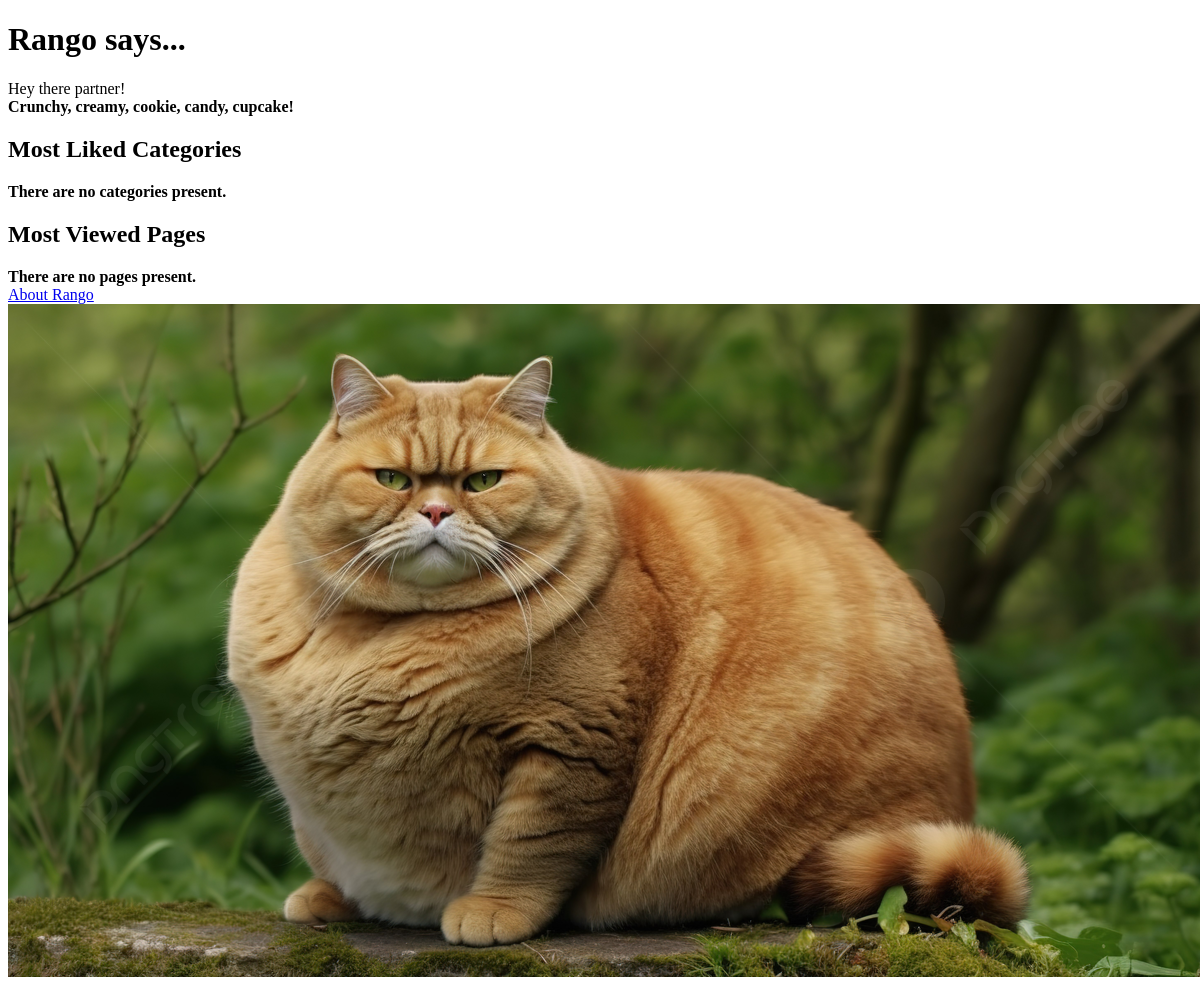
The app's page /, older data.
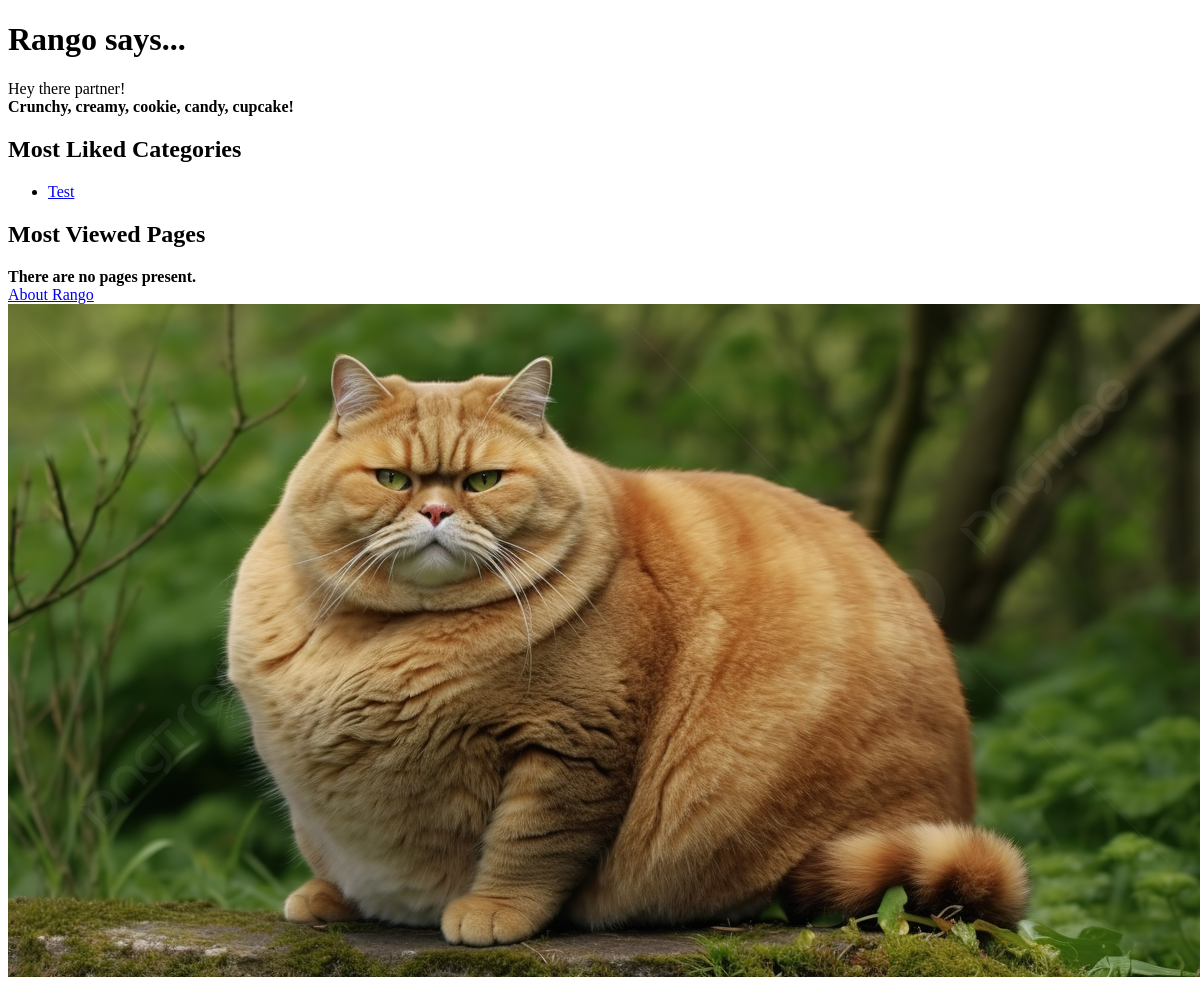
The same page, newer data.
### rango/models.py (models this page shows, shortened)
class Category(models.Model):
    name = models.CharField(max_length=128, unique=True)
    views = models.IntegerField(default=0)
    likes = models.IntegerField(default=0)
    slug = models.SlugField(unique=True)
    class Meta:
        verbose_name_plural = 'categories'

### rango/views.py (the view)
# urls.py: path('', views.index, name='index'),  # Homepage
def index(request):
    category_list = Category.objects.order_by('-likes')[:5]
    context_dict = {
        'boldmessage': 'Crunchy, creamy, cookie, candy, cupcake!',
        'categories': category_list
    }
    return render(request, 'rango/index.html', context=context_dict)

### templates/rango/index.html (shortened to what this page needs)
<!DOCTYPE html>
{% load static %}
<html>
<head>
</head>
<body>
    <h1>Rango says...</h1>
    <div>
        Hey there partner!<br/>
        <strong>{{ boldmessage }}</strong>
    </div>
    <div>
        <h2>Most Liked Categories</h2>
        {% if categories %}
            <ul>
                {% for category in categories %}
                    <li>
                        <a href="/rango/category/{{ category.slug }}">{{ category.name }}</a>
                    </li>
                {% endfor %}
            </ul>
        {% else %}
            <strong>There are no categories present.</strong>
        {% endif %}
    </div>
    <div>
        <h2>Most Viewed Pages</h2>
        {% if pages %}
            <ul>
                {% for page in pages %}
                    <li><a href="{{ page.url }}">{{ page.title }}</a> ({{ page.views }} views)</li>
                {% endfor %}
            </ul>
        {% else %}
            <strong>There are no pages present.</strong>
        {% endif %}
    </div>
    <div>
        <a href="/rango/about/">About Rango</a><br />
        <img src="{% static 'images/rango.jpg' %}" alt="Picture of Rango" />
    </div>
</body>
</html>

Row changes from the older to the newer data that the page shows:
added Category: name "Test"
Text that changed along with them:
text no longer shown: "There are no categories present."
